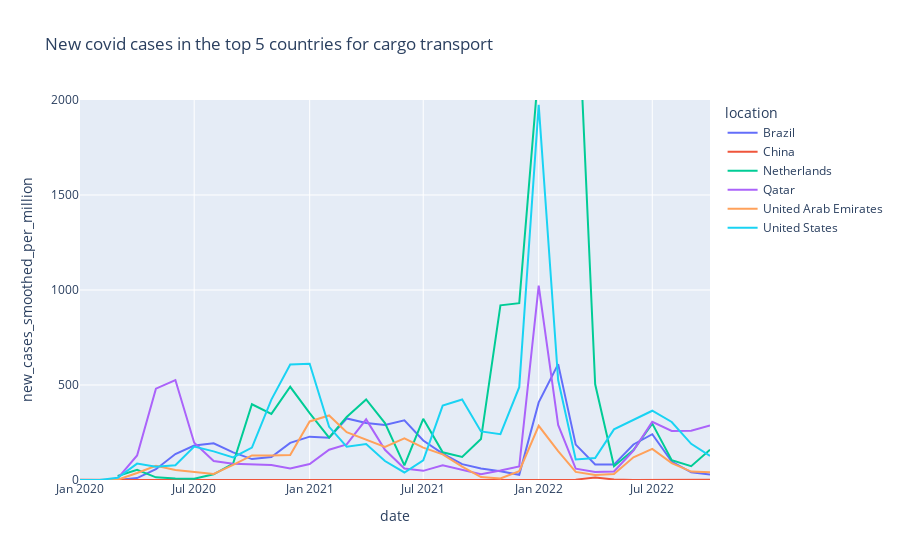

Notebook code cell kept with this figure:
### Code cell
fig = px.line(cargo_filtered_covid_data, x='date', y= 'new_cases_smoothed_per_million' ,color='location',
              title= 'New covid cases in the top 5 countries for cargo transport', range_y=[0,2000] )

fig.show()

### Figure 1 — Plotly figure (JSON) as saved in the notebook; plotly's stock layout.template omitted (floating-point values rounded to 4 significant figures)
{"data": [{"hovertemplate": "location=Brazil<br>date=%{x}<br>new_cases_smoothed_per_million=%{y}<extra></extra>", "legendgroup": "Brazil", "line": {"color": "#636efa", "dash": "solid"}, "marker": {"symbol": "circle"}, "mode": "lines", "name": "Brazil", "orientation": "v", "showlegend": true, "type": "scatter", "x": ["2020-02", "2020-03", "2020-04", "2020-05", "2020-06", "2020-07", "2020-08", "2020-09", "2020-10", "2020-11", "2020-12", "2021-01", "2021-02", "2021-03", "2021-04", "2021-05", "2021-06", "2021-07", "2021-08", "2021-09", "2021-10", "2021-11", "2021-12", "2022-01", "2022-02", "2022-03", "2022-04", "2022-05", "2022-06", "2022-07", "2022-08", "2022-09", "2022-10"], "xaxis": "x", "y": [null, 0.6089, 10.14, 56.74, 136.7, 181.7, 193.4, 145.6, 110.2, 120.4, 195.4, 228.2, 222.5, 323.9, 299.8, 290.0, 314.5, 207.9, 138.5, 83.29, 60.05, 45.94, 27.73, 408.3, 610.0, 186.4, 81.47, 80.97, 187.1, 240.9, 97.29, 40.48, 28.92], "yaxis": "y"}, {"hovertemplate": "location=China<br>date=%{x}<br>new_cases_smoothed_per_million=%{y}<extra></extra>", "legendgroup": "China", "line": {"color": "#EF553B", "dash": "solid"}, "marker": {"symbol": "circle"}, "mode": "lines", "name": "China", "orientation": "v", "showlegend": true, "type": "scatter", "x": ["2020-01", "2020-02", "2020-03", "2020-04", "2020-05", "2020-06", "2020-07", "2020-08", "2020-09", "2020-10", "2020-11", "2020-12", "2021-01", "2021-02", "2021-03", "2021-04", "2021-05", "2021-06", "2021-07", "2021-08", "2021-09", "2021-10", "2021-11", "2021-12", "2022-01", "2022-02", "2022-03", "2022-04", "2022-05", "2022-06", "2022-07", "2022-08", "2022-09", "2022-10"], "xaxis": "x", "y": [0.6718, 1.764, 0.08042, 0.09387, 0.01746, 0.01617, 0.02094, 0.03284, 0.02137, 0.02923, 0.0288, 0.01723, 0.08019, 0.01904, 0.01439, 0.02007, 0.02074, 0.02827, 0.03513, 0.05874, 0.0386, 0.03158, 0.05147, 0.07994, 0.1196, 0.1019, 1.867, 13.33, 2.416, 0.1201, 0.3659, 1.053, 0.878, 0.7995], "yaxis": "y"}, {"hovertemplate": "location=Netherlands<br>date=%{x}<br>new_cases_smoothed_per_million=%{y}<extra></extra>", "legendgroup": "Netherlands", "line": {"color": "#00cc96", "dash": "solid"}, "marker": {"symbol": "circle"}, "mode": "lines", "name": "Netherlands", "orientation": "v", "showlegend": true, "type": "scatter", "x": ["2020-02", "2020-03", "2020-04", "2020-05", "2020-06", "2020-07", "2020-08", "2020-09", "2020-10", "2020-11", "2020-12", "2021-01", "2021-02", "2021-03", "2021-04", "2021-05", "2021-06", "2021-07", "2021-08", "2021-09", "2021-10", "2021-11", "2021-12", "2022-01", "2022-02", "2022-03", "2022-04", "2022-05", "2022-06", "2022-07", "2022-08", "2022-09", "2022-10"], "xaxis": "x", "y": [null, 21.0, 53.18, 13.98, 7.701, 6.699, 29.91, 86.29, 398.7, 348.1, 490.6, 352.4, 222.5, 331.7, 424.3, 299.7, 76.84, 321.8, 145.6, 121.6, 215.5, 919.2, 930.9, 2171.0, 4057.0, 2792.0, 503.9, 72.22, 157.3, 296.6, 104.3, 72.46, 159.8], "yaxis": "y"}, {"hovertemplate": "location=Qatar<br>date=%{x}<br>new_cases_smoothed_per_million=%{y}<extra></extra>", "legendgroup": "Qatar", "line": {"color": "#ab63fa", "dash": "solid"}, "marker": {"symbol": "circle"}, "mode": "lines", "name": "Qatar", "orientation": "v", "showlegend": true, "type": "scatter", "x": ["2020-02", "2020-03", "2020-04", "2020-05", "2020-06", "2020-07", "2020-08", "2020-09", "2020-10", "2020-11", "2020-12", "2021-01", "2021-02", "2021-03", "2021-04", "2021-05", "2021-06", "2021-07", "2021-08", "2021-09", "2021-10", "2021-11", "2021-12", "2022-01", "2022-02", "2022-03", "2022-04", "2022-05", "2022-06", "2022-07", "2022-08", "2022-09", "2022-10"], "xaxis": "x", "y": [null, 8.511, 129.2, 480.5, 526.2, 196.2, 99.53, 85.79, 81.71, 78.81, 60.06, 84.41, 159.2, 187.0, 319.1, 158.9, 60.54, 48.18, 77.41, 52.26, 30.68, 50.03, 71.69, 1023.0, 289.5, 59.69, 42.28, 44.75, 154.7, 305.8, 258.5, 258.8, 286.7], "yaxis": "y"}, {"hovertemplate": "location=United Arab Emirates<br>date=%{x}<br>new_cases_smoothed_per_million=%{y}<extra></extra>", "legendgroup": "United Arab Emirates", "line": {"color": "#FFA15A", "dash": "solid"}, "marker": {"symbol": "circle"}, "mode": "lines", "name": "United Arab Emirates", "orientation": "v", "showlegend": true, "type": "scatter", "x": ["2020-01", "2020-02", "2020-03", "2020-04", "2020-05", "2020-06", "2020-07", "2020-08", "2020-09", "2020-10", "2020-11", "2020-12", "2021-01", "2021-02", "2021-03", "2021-04", "2021-05", "2021-06", "2021-07", "2021-08", "2021-09", "2021-10", "2021-11", "2021-12", "2022-01", "2022-02", "2022-03", "2022-04", "2022-05", "2022-06", "2022-07", "2022-08", "2022-09", "2022-10"], "xaxis": "x", "y": [null, 0.04744, 1.613, 36.96, 74.52, 52.99, 41.88, 32.21, 79.95, 129.4, 129.1, 131.5, 308.3, 339.7, 251.9, 211.5, 174.5, 219.4, 170.3, 134.8, 70.37, 15.46, 7.835, 46.49, 285.2, 152.0, 42.64, 26.44, 31.75, 119.2, 163.4, 89.14, 44.32, 40.68], "yaxis": "y"}, {"hovertemplate": "location=United States<br>date=%{x}<br>new_cases_smoothed_per_million=%{y}<extra></extra>", "legendgroup": "United States", "line": {"color": "#19d3f3", "dash": "solid"}, "marker": {"symbol": "circle"}, "mode": "lines", "name": "United States", "orientation": "v", "showlegend": true, "type": "scatter", "x": ["2020-01", "2020-02", "2020-03", "2020-04", "2020-05", "2020-06", "2020-07", "2020-08", "2020-09", "2020-10", "2020-11", "2020-12", "2021-01", "2021-02", "2021-03", "2021-04", "2021-05", "2021-06", "2021-07", "2021-08", "2021-09", "2021-10", "2021-11", "2021-12", "2022-01", "2022-02", "2022-03", "2022-04", "2022-05", "2022-06", "2022-07", "2022-08", "2022-09", "2022-10"], "xaxis": "x", "y": [0.00225, 0.001345, 12.16, 86.36, 69.61, 77.87, 176.2, 150.7, 118.6, 170.3, 423.3, 607.4, 611.8, 279.7, 174.9, 189.7, 99.76, 39.56, 103.6, 391.5, 423.8, 255.7, 241.4, 488.7, 1975.0, 526.0, 107.9, 116.2, 266.4, 314.5, 364.6, 305.4, 190.3, 126.8], "yaxis": "y"}], "layout": {"legend": {"title": {"text": "location"}, "tracegroupgap": 0}, "title": {"text": "New covid cases in the top 5 countries for cargo transport"}, "xaxis": {"anchor": "y", "domain": [0, 1], "title": {"text": "date"}}, "yaxis": {"anchor": "x", "domain": [0, 1], "range": [0, 2000], "title": {"text": "new_cases_smoothed_per_million"}}}}
